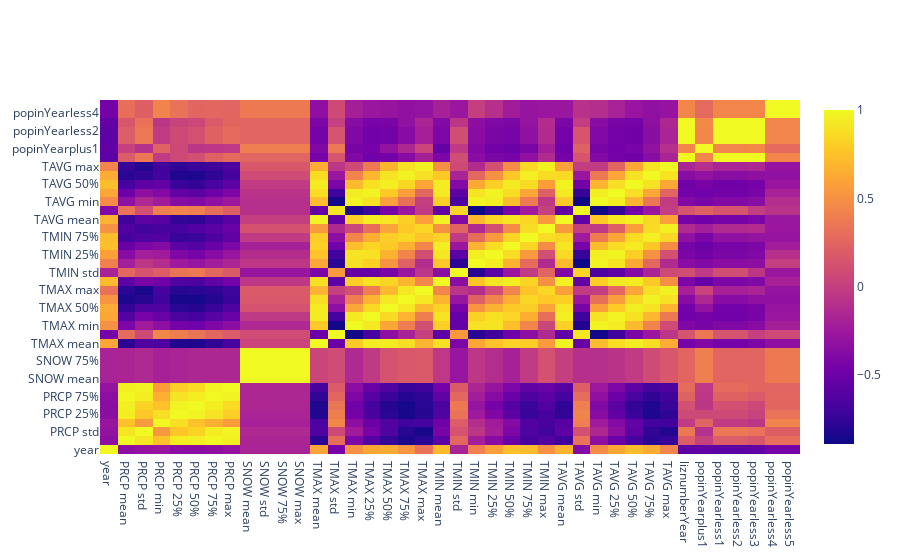

Source (notebook cell):
### Markdown cell above
### Fall

### Code cell
corrPortal_fall = df_reg_season.loc[(df_reg_season.source=='portal')&(df_reg_season.season.isin(['fall']))]\
.drop(columns=['PRCP count', 'SNOW count', 'TMAX count', 'TMIN count', 'TAVG count','propFemale',
              'SNOW min', 'SNOW 25%', 'SNOW 50%',]).corr()
testx = corrPortal_fall.columns
testy = corrPortal_fall.index
testz = corrPortal_fall.values
test = go.Figure(go.Heatmap(x=testx,y=testy,z=testz))
# plot(test, filename = 'portal fall correlation matrix.html')
iplot(test, filename = 'portal fall correlation matrix.html')

### Figure 1 — Plotly figure (JSON) as saved in the notebook; plotly's stock layout.template omitted (floating-point values rounded to 4 significant figures; data arrays with more than 128 entries replaced by an {"elided": "..."} marker saying what was removed)
{"data": [{"type": "heatmap", "x": ["year", "PRCP mean", "PRCP std", "PRCP min", "PRCP 25%", "PRCP 50%", "PRCP 75%", "PRCP max", "SNOW mean", "SNOW std", "SNOW 75%", "SNOW max", "TMAX mean", "TMAX std", "TMAX min", "TMAX 25%", "TMAX 50%", "TMAX 75%", "TMAX max", "TMIN mean", "TMIN std", "TMIN min", "TMIN 25%", "TMIN 50%", "TMIN 75%", "TMIN max", "TAVG mean", "TAVG std", "TAVG min", "TAVG 25%", "TAVG 50%", "TAVG 75%", "TAVG max", "liznumberYear", "popinYearplus1", "popinYearless1", "popinYearless2", "popinYearless3", "popinYearless4", "popinYearless5"], "y": ["year", "PRCP mean", "PRCP std", "PRCP min", "PRCP 25%", "PRCP 50%", "PRCP 75%", "PRCP max", "SNOW mean", "SNOW std", "SNOW 75%", "SNOW max", "TMAX mean", "TMAX std", "TMAX min", "TMAX 25%", "TMAX 50%", "TMAX 75%", "TMAX max", "TMIN mean", "TMIN std", "TMIN min", "TMIN 25%", "TMIN 50%", "TMIN 75%", "TMIN max", "TAVG mean", "TAVG std", "TAVG min", "TAVG 25%", "TAVG 50%", "TAVG 75%", "TAVG max", "liznumberYear", "popinYearplus1", "popinYearless1", "popinYearless2", "popinYearless3", "popinYearless4", "popinYearless5"], "z": {"elided": "40x40 float values"}}], "layout": {}}
